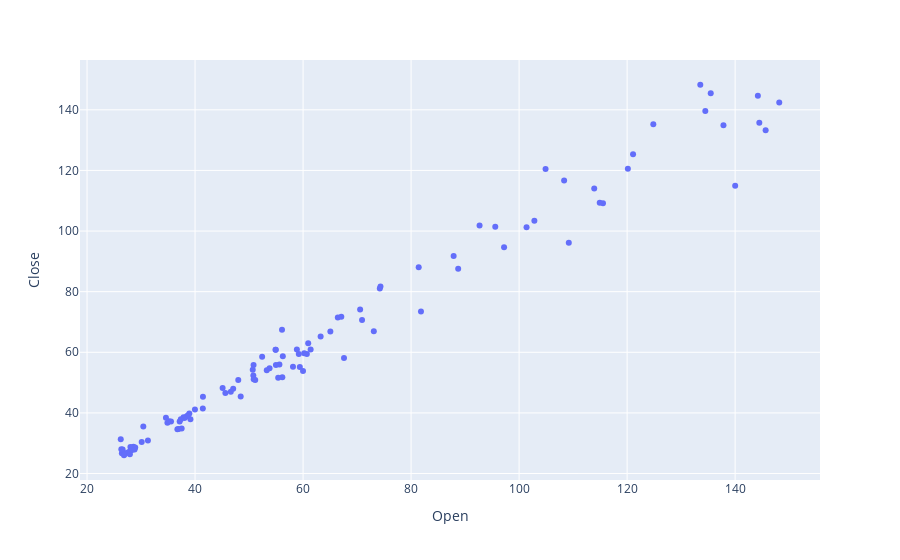

The notebook cell this image was saved under:
### Code cell
fig = px.scatter(stock_data1, x = "Open", y = "Close")
fig.show()
